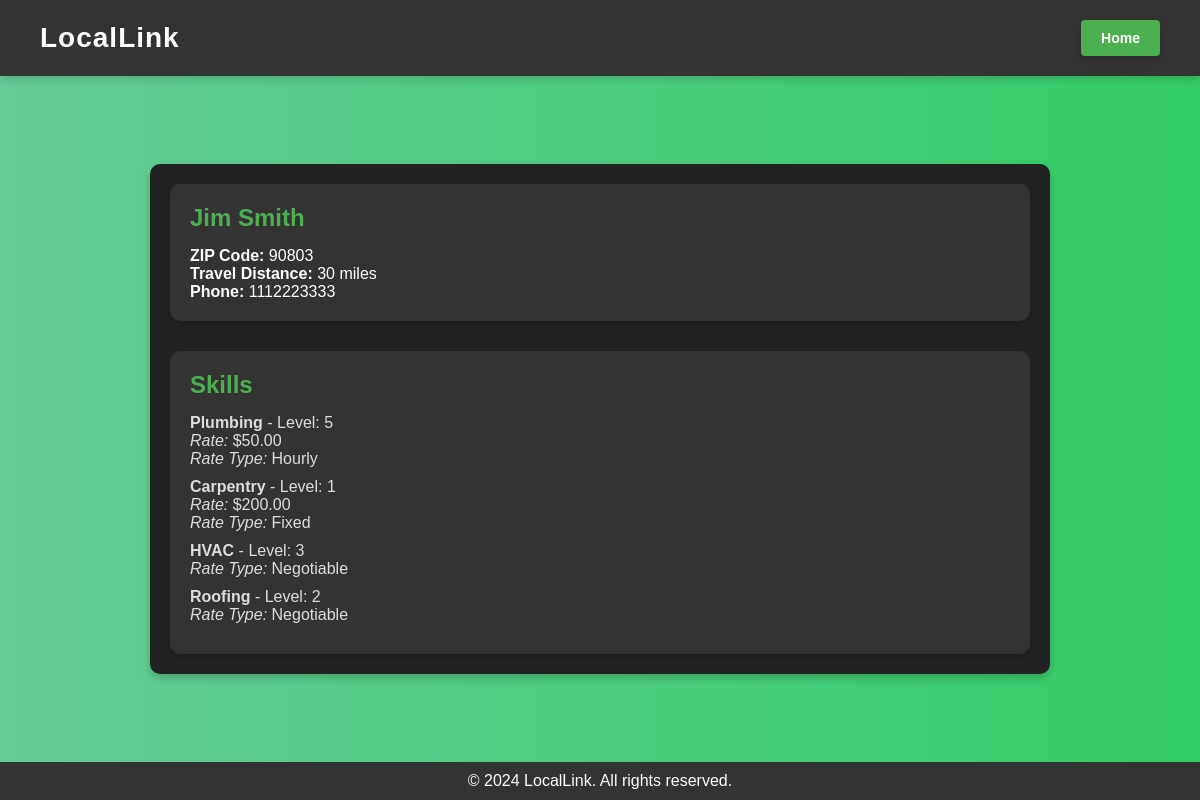
Page /view/3 on the committed database.
### app/models/worker.py (models this page shows, shortened)
class Worker(db.Model):
    __tablename__ = 'workers'
    id = db.Column(db.Integer, primary_key=True)
    profile_picture = db.Column(db.String(200))
    name = db.Column(db.String(100), nullable=False)
    phone_number = db.Column(db.String(15), unique=True, nullable=False)
    password = db.Column(db.String(200), nullable=False)
    zip_code = db.Column(db.String(10), nullable=False)
    travel_distance = db.Column(db.Integer, nullable=False)
    user_role = db.Column(db.String(50), default='regular')
    about_me = db.Column(db.Text, nullable=True)
    is_online = db.Column(db.Boolean, default=False)
    auto_offline_time = db.Column(db.DateTime, nullable=True)
    job_postings = db.relationship('JobPosting', back_populates='worker')
    contracts = db.relationship('Contract', back_populates='worker')
    skills = db.relationship('Skill', back_populates='worker')  # Add this line

### app/models/skill.py (models this page shows, shortened)
class Skill(db.Model):
    __tablename__ = 'skills'
    id = db.Column(db.Integer, primary_key=True)
    skill_name = db.Column(db.String(120), nullable=False)
    experience_level = db.Column(db.Integer, nullable=False)  # Changed to Integer
    worker_id = db.Column(db.Integer, db.ForeignKey('workers.id'), nullable=False)
    description = db.Column(db.Text, default="No description provided", nullable=False)
    rate_type = db.Column(db.String(20), default="negotiable", nullable=False)
    rate_value = db.Column(db.Float, nullable=True)
    worker = db.relationship('Worker', back_populates='skills')

### app/routes/worker_routes.py (the view, shortened to what this page needs)
@worker_bp.route('/view/<int:worker_id>', methods=['GET'])
def worker_view(worker_id):
    worker = Worker.query.get_or_404(worker_id)
    skills = Skill.query.filter_by(worker_id=worker_id).all()
    employer_id = session.get('employer_id')
    return render_template('worker_view.html', worker=worker, skills=skills)

### app/templates/worker_view.html (shortened to what this page needs)
<!DOCTYPE html>
<html lang="en">
<head>
    <link rel="stylesheet" href="{{ url_for('static', filename='css/worker_view.css') }}">
</head>
<body>
    <header>
        <div class="logo">
            <h1>LocalLink</h1>
        </div>
        <nav>
            <a href="{{ url_for('home.home') }}" class="button">Home</a>
        </nav>
    </header>
    <main>
        <section class="worker-card">
            <div class="worker-details">
                <h2>{{ worker.name }}</h2>
                <p><strong>ZIP Code:</strong> {{ worker.zip_code }}</p>
                <p><strong>Travel Distance:</strong> {{ worker.travel_distance }} miles</p>
                <p><strong>Phone:</strong> {{ worker.phone_number }}</p>
            </div>
            <div class="worker-skills">
                <h2>Skills</h2>
                {% if skills %}
                    <ul>
                        {% for skill in skills %}
                            <li>
                                <strong>{{ skill.skill_name }}</strong> - Level: {{ skill.experience_level }}
                                {% if skill.rate_type != 'negotiable' %}
                                    <br><em>Rate:</em> ${{ "{:.2f}".format(skill.rate_value|default(0)) }}
                                {% endif %}
                                <br><em>Rate Type:</em> {{ skill.rate_type.capitalize() }}
                            </li>
                        {% endfor %}
                    </ul>
                {% else %}
                    <p>No skills listed yet.</p>
                {% endif %}
            </div>
        </section>
    </main>
    <footer>
        <p>&copy; 2024 LocalLink. All rights reserved.</p>
    </footer>
</body>
</html>

### app/static/css/worker_view.css (style rules this page uses)
* { margin: 0; padding: 0; box-sizing: border-box; }
body { font-family: Arial, sans-serif; background: linear-gradient(to right, #66cc99, #33cc66); color: #333; display: flex; flex-direction: column; min-height: 100vh; margin: 0; }
header { display: flex; justify-content: space-between; align-items: center; background-color: #333; color: white; padding: 20px 40px; box-shadow: 0 4px 8px rgba(0, 0, 0, 0.15); }
header .logo h1 { font-size: 28px; letter-spacing: 1px; }
header nav a { color: #fff; text-decoration: none; margin-left: 15px; }
main { flex-grow: 1; display: flex; justify-content: center; align-items: center; padding: 40px; }
.worker-card { background-color: #222; color: white; border-radius: 10px; box-shadow: 0 4px 8px rgba(0, 0, 0, 0.2); padding: 20px; max-width: 900px; width: 100%; display: flex; flex-direction: column; gap: 30px; }
.worker-details, .worker-skills, .contact-worker { padding: 20px; background-color: #333; border-radius: 10px; box-shadow: 0 2px 4px rgba(0, 0, 0, 0.2); }
.worker-details h2, .worker-skills h2, .contact-worker h2 { color: #4CAF50; font-size: 1.5em; margin-bottom: 15px; }
.worker-skills ul { list-style: none; padding: 0; }
.worker-skills ul li { margin-bottom: 10px; color: #ddd; }
.button { display: inline-block; padding: 10px 20px; background-color: #4CAF50; color: white; text-decoration: none; font-size: 14px; font-weight: bold; border-radius: 4px; border: none; box-shadow: 0 4px 8px rgba(0, 0, 0, 0.15); cursor: pointer; transition: background-color 0.3s, transform 0.2s; }
footer { text-align: center; padding: 10px; background-color: #333; color: white; margin-top: auto; }

### rows in the picture
Worker: name "Jim Smith", zip_code "90803", travel_distance "30", phone_number "1112223333"
Skill: skill_name "Plumbing", experience_level "5", rate_value "50.00", rate_type "Hourly"
Skill: skill_name "Carpentry", experience_level "1", rate_value "200.00", rate_type "Fixed"
Skill: skill_name "HVAC", experience_level "3", rate_type "Negotiable"
Skill: skill_name "Roofing", experience_level "2", rate_type "Negotiable"
